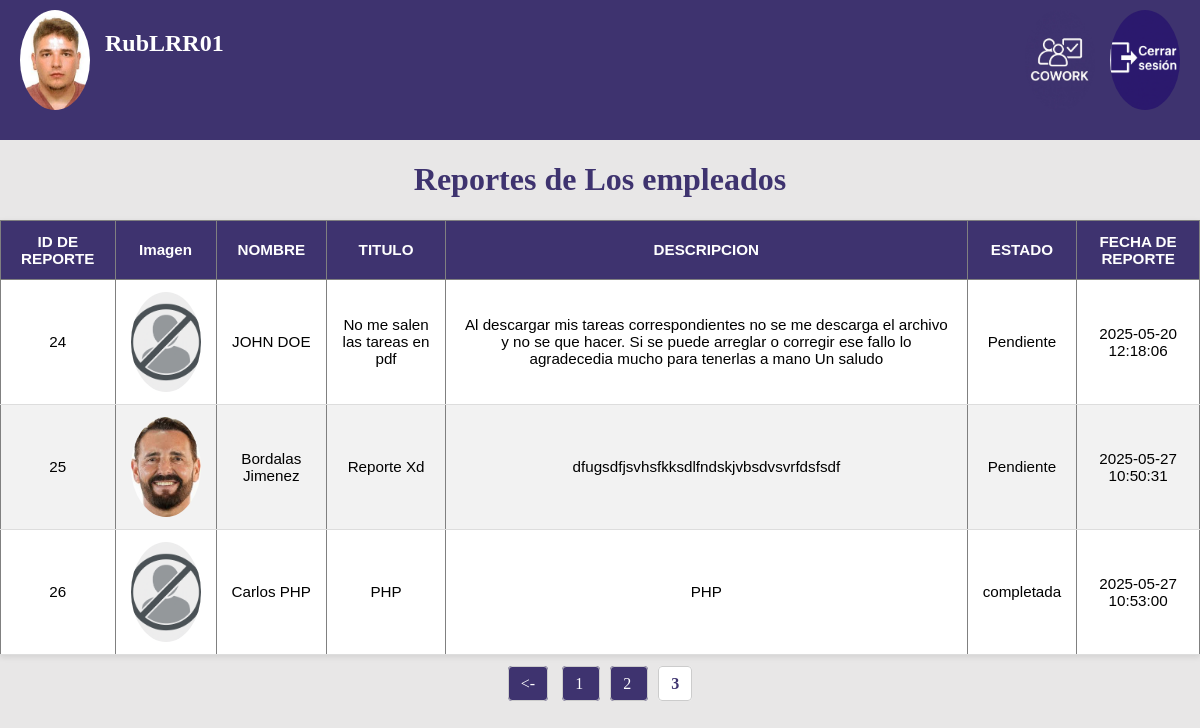
Page /index.php?action=verReportes&pagina=3 (signed in) on the committed database.
### tables this page shows
CREATE TABLE `reportes` (
  `ID` int(11) NOT NULL,
  `ID_USUARIO` int(11) NOT NULL,
  `TITULO` varchar(50) NOT NULL,
  `DESCRIPCION` varchar(255) NOT NULL,
  `FECHA` datetime DEFAULT current_timestamp(),
  `ESTADO` varchar(20) DEFAULT 'Pendiente'
);

CREATE TABLE `usuarios` (
  `ID` int(11) NOT NULL,
  `NOMBRE_USUARIO` varchar(50) NOT NULL,
  `NOMBRE_COMPLETO` varchar(100) NOT NULL,
  `DNI` varchar(20) NOT NULL,
  `CONTRASEÑA` varchar(255) NOT NULL,
  `rol` varchar(20) NOT NULL,
  `correo` varchar(100) NOT NULL,
  `img_usuario` varchar(255) DEFAULT NULL
);

### controlador/trabajo_controlador.php (called while the page is built, shortened)
<?php
    require_once "modelo/trabajo_modelo.php";
    class Trabajo_Controlador{
        public function verReportes(){
            $reportes=new Trabajo();
            $tamaño_pg=3;
            $pagina=isset($_GET['pagina'])?(int)$_GET['pagina']:1;
            $inicio=($pagina-1)*$tamaño_pg;
            $datos=$reportes->verReportes($inicio,$tamaño_pg);
            $total=$reportes->totalReportes();
            $total_paginas=ceil($total['total']/$tamaño_pg);
            require_once "vista/verReportes.php";
        }
    }
?>

### modelo/conexion.php (called while the page is built)
<?php
class Conectar {
    public static function conexion() {
        try {
            $conexion = new PDO("mysql:host=localhost;dbname=furboshirts;charset=utf8", "root", "");
            $conexion->setAttribute(PDO::ATTR_ERRMODE, PDO::ERRMODE_EXCEPTION);
            return $conexion;
        } catch (PDOException $e) {
            die("Error al conectar con la base de datos: " . $e->getMessage());
        }
    }
}
?>

### modelo/trabajo_modelo.php (called while the page is built, shortened)
<?php
require_once "modelo/conexion.php";
    class Trabajo{
        private $db;
        public function __construct(){
            $this->db=Conectar::conexion();
        }
        public function verReportes($inicio,$tamaño){
            try{
                $sql="SELECT r.ID,u.img_usuario,u.NOMBRE_COMPLETO,r.TITULO,r.DESCRIPCION,r.ESTADO,r.FECHA
                    FROM reportes r INNER JOIN usuarios u
                    ON r.ID_USUARIO=u.ID
                    LIMIT :inicio, :limite";
                    $stmt=$this->db->prepare($sql);
                    $stmt->bindValue(':inicio', (int)$inicio, PDO::PARAM_INT);
                    $stmt->bindValue(':limite', (int)$tamaño, PDO::PARAM_INT);
                    $stmt->execute();
                    return $stmt->fetchAll(PDO::FETCH_ASSOC);
            }catch(PDOException $e){
                die("Error en ver Reportes".$e->getMessage());
            }
        }
        public function totalReportes(){
            try{
                $sql="SELECT COUNT(*)AS total from reportes";
                $stmt = $this->db->prepare($sql);
                $stmt->execute();
                return $stmt->fetch(PDO::FETCH_ASSOC);
            }catch(PDOException $e){
                die("Error en ver total de reportes".$e->getMessage());
            }
        }
    }
?>

### vista/verReportes.php (the view, shortened to what this page needs)
<html>
    <head>
        <link rel="stylesheet" href="estilos.css">
    </head>
    <body>
        <div class="menu-usuario">
            <div class="usuario">
            <a href="index.php?action=modificarImgUsuario" style="color:white; text-decoration:none;"><img src="<?= isset($_SESSION['ruta']) && !empty($_SESSION['ruta'])? $_SESSION['ruta']:'imagenes/user.png' ?>" alt="Imagen de usuario" class="avatar-usuario"></a>
            <h2><a href="index.php?action=opcionesUsuario" style="color:white; text-decoration:none;"><?=$_SESSION['nombre']?></a></h2>
            </div>
            <div class="sesion">
                <a href="index.php?action=inicio"><img src="imagenes/cowork.jpg" alt="Imagen de la web" class="avatar-usuario"></a>
                <a href="index.php?action=logout"><img src="imagenes/logout.png" alt="cerrar Sesion" class="avatar-usuario"></a>
            </div>
        </div>
        <h1>Reportes de Los empleados</h1>
        <table border="1">
            <tr>
                <th>ID DE REPORTE</th>
                <th>Imagen</th>
                <th>NOMBRE</th>
                <th>TITULO</th>
                <th>DESCRIPCION</th>
                <th>ESTADO</th>
                <th>FECHA DE REPORTE</th>
            </tr>
            <tr>
                <?php foreach($datos as $reporte):?>
                    <tr>
                        <td><?=$reporte['ID']?></td>
                        <td>
                            <?php if($reporte['img_usuario']!==""):?>
                                <img src="<?php echo $reporte['img_usuario']; ?>" alt="Imagen de Empleado">
                            <?php else:?>
                                <img src="imagenes/user.png" alt="Imagen de Empleado">
                            <?php endif;?></td>
                        <td><?=$reporte['NOMBRE_COMPLETO']?></td>
                        <td><?=$reporte['TITULO']?></td>
                        <td><?=$reporte['DESCRIPCION']?></td>
                        <td><?=$reporte['ESTADO']?></td>
                        <td><?=$reporte['FECHA']?></td>
                    </tr>
                <?php endforeach;?>
            </tr>
        </table>
        <div class="paginacion">
                    <?php if($pagina>1):?>
                        <a href="index.php?action=verReportes&pagina=<?=$pagina-1?>"><-</a>
                    <?php endif;?>
                    <?php for($i=1;$i<=$total_paginas;$i++):?>
                        <a href="index.php?action=verReportes&pagina=<?= $i ?>"
                        class="<?php echo ($i == $pagina) ? 'active' : ''; ?>">
                            <?= $i ?>
                        </a>
                    <?php endfor;?>
        </div>
    </body>
</html>

### estilos.css (style rules this page uses)
body { background-color: rgba(212, 211, 211, 0.527); margin:0px; }
.paginacion { margin-top: 20px; text-align: center; }
.paginacion a { margin: 0 5px; padding: 8px 12px; text-decoration: none; color: white; background-color: #3e336f; border: 1px solid #ccc; border-radius: 4px; transition: all 0.3s ease; }
.paginacion a.active { background-color: white; color: #3e336f; font-weight: bold; pointer-events: none; }
table { width: 100%; border-collapse: collapse; margin-top: 20px; font-family: Arial, sans-serif; font-size: 0.95rem; background-color: #fff; box-shadow: 0 2px 6px rgba(0,0,0,0.1); }
th, td { padding: 12px 15px; text-align: center; border-bottom: 1px solid #ddd; }
th { background-color: #3e336f; color: white; font-weight: bold; }
tr:nth-child(even) { background-color: #f2f2f2; }
td img { width: 70px; height: 100px; object-fit: cover; border-radius: 50%; }
.menu-usuario { display: flex; justify-content: space-between; align-items: center; background-color: #3e336f ; padding: 10px 20px; color: white; box-shadow: #3e336f; position: sticky; top: 0; z-index: 1000; }
.usuario { display: flex; align-items: left; gap: 15px; margin-bottom: 20px; }
.usuario h2 { text-align: center; }
.avatar-usuario { width: 70px; height: 100px; object-fit: cover; border-radius: 50%; }
.sesion { display: flex; align-items: right; gap: 15px; margin-bottom: 20px; }
h1 { text-align: center; color: #3e336f; }

### rows in the picture
reportes: ID "24", ID_USUARIO.NOMBRE_COMPLETO "JOHN DOE", TITULO "No me salen las tareas en pdf", DESCRIPCION "Al descargar mis tareas correspondientes no se me descarga el archivo y no se que hacer. Si se puede arreglar o corregir ese fallo lo agradecedia mucho para tenerlas a mano Un saludo", ESTADO "Pendiente", FECHA "2025-05-20 12:18:06"
reportes: ID "25", ID_USUARIO.img_usuario (picture), ID_USUARIO.NOMBRE_COMPLETO "Bordalas Jimenez", TITULO "Reporte Xd", DESCRIPCION "dfugsdfjsvhsfkksdlfndskjvbsdvsvrfdsfsdf", ESTADO "Pendiente", FECHA "2025-05-27 10:50:31"
reportes: ID "26", ID_USUARIO.NOMBRE_COMPLETO "Carlos PHP", TITULO "PHP", DESCRIPCION "PHP", ESTADO "completada", FECHA "2025-05-27 10:53:00"

### other values in the picture
$_SESSION['nombre'] "RubLRR01"
